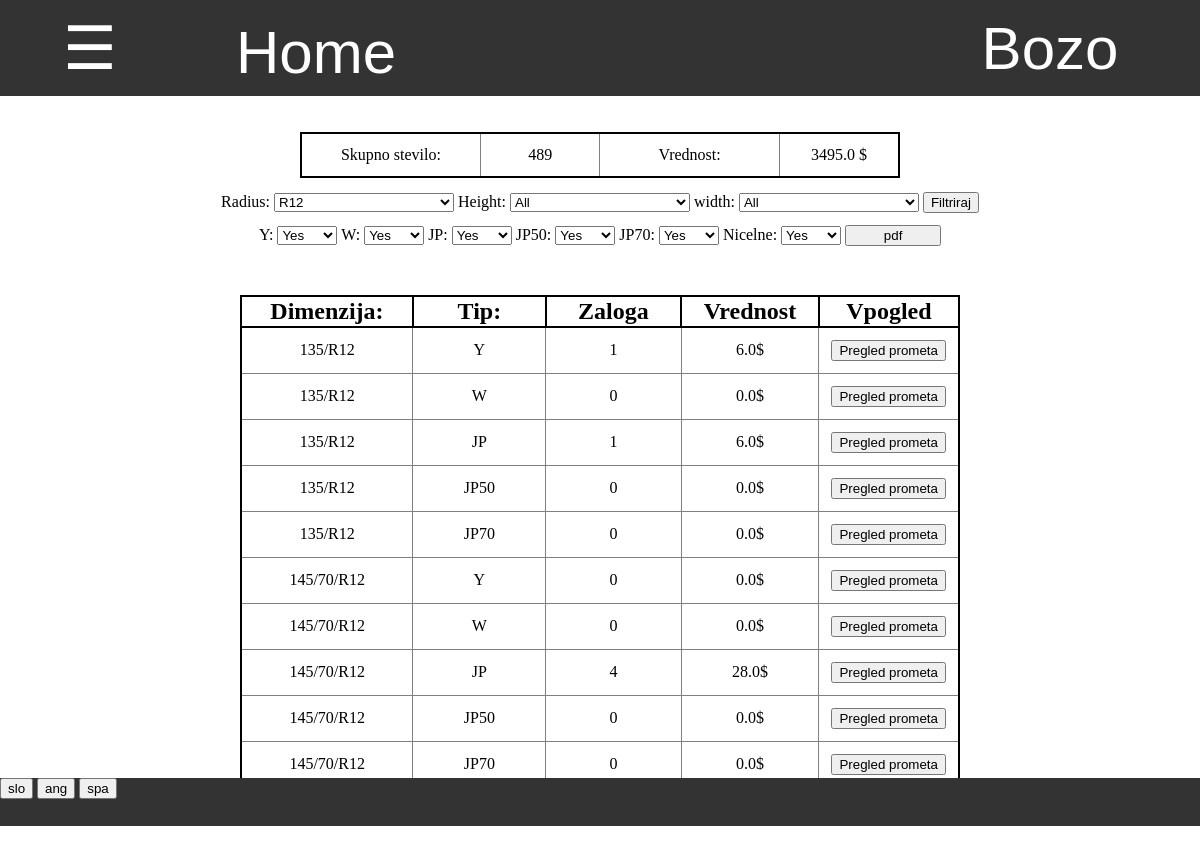
Page /zaloga/1/pregled_zaloge/ (signed in) on the committed database.
### program/models.py (models this page shows, shortened)
class Profil(models.Model):
    user = models.OneToOneField(User,on_delete=models.CASCADE)
    jezik =  models.CharField(default="spa",max_length=3, choices=JEZIKI)
    stranka = models.OneToOneField(Stranka, on_delete=models.CASCADE, default=None, null=True, blank=True)
    celo_ime = models.CharField(default="",max_length=40)
    tip_banke = models.CharField(default="",max_length=40)
    stevilka_racuna = models.CharField(default="",max_length=40)
    telefon = models.CharField(default="",max_length=40)

### zaloga/models.py (models this page shows, shortened)
class Zaloga(models.Model):
    title = models.CharField(default="skladisce", max_length=20)
    tipi_prodaje = models.CharField(default='["vele_prodaja"]', max_length=50)
    tipi_sestavine = models.CharField(default='["Y","W","JP","JP50","JP70"]', max_length=50)
    @property
    def tipi_sestavin(self):
        return json.loads(self.tipi_sestavine)
    @property
    def vrni_razlicne_radiuse(self):
        razlicni_radiusi = []
        for radius in self.sestavina_set.all().values('dimenzija__radius').distinct().order_by('dimenzija__radius'):
            razlicni_radiusi.append(radius['dimenzija__radius'])
        return razlicni_radiusi
    def cenik(self,tip='vele_prodaja'):
        cene = {}
        cenik = self.sestavina_set.all().prefetch_related('cena_set').filter(cena__prodaja=tip).values(
            'dimenzija__dimenzija',
            'pk',
            'cena',
            'cena__tip',
            'cena__cena')
        for cena in cenik:
            dimenzija = cena['dimenzija__dimenzija']
            tip = cena['cena__tip']
            cena = cena['cena__cena']
            if dimenzija in cene:
                if not tip in cene[dimenzija]:
                    cene[dimenzija].update({tip:float(cena)})
            else:
                    cene.update({dimenzija:{tip:float(cena)}})
        return cene

class Sestavina(models.Model):
    zaloga = models.ForeignKey(Zaloga,default=1, on_delete=models.CASCADE)
    dimenzija = models.ForeignKey(Dimenzija, on_delete=models.CASCADE)
    Y = models.IntegerField(default = 0)
    W = models.IntegerField(default = 0)
    JP = models.IntegerField(default = 0)
    JP50 = models.IntegerField(default = 0)
    JP70 = models.IntegerField(default = 0)
    zaklep_zaloge = models.DateField(default=datetime(year=2019,month=12,day=6))
    stanja_zaklepa = models.CharField(default="{'Y':0,'W':0,'JP':0,'JP50':0,'JP70':0}", max_length=50)
    class Meta:
        ordering = ['zaloga','dimenzija']

### zaloga/my_views/zaloga_views.py (the view, shortened to what this page needs)
# urls.py: path('<int:zaloga>/pregled_zaloge/', zaloga_views.pregled_zaloge, name='pregled_zaloge'),
@login_required
def pregled_zaloge(request,zaloga):
    if request.method == "GET":
        zaloga = Zaloga.objects.get(pk = zaloga)
        sestavine = zaloga.sestavina_set.all()
        radius = request.GET.get('radius','R12')
        height = request.GET.get('height','all')
        width = request.GET.get('width', 'all')
        if radius != "all":
            sestavine = sestavine.filter(dimenzija__radius=radius)
        if height != "all":
            sestavine = sestavine.filter(dimenzija__height=height)
        if width != "all":
            if "C" in width:
                width = width.replace('C','')
                sestavine = sestavine.filter(dimenzija__width=width, dimenzija__special = True)
            else:
                sestavine = sestavine.filter(dimenzija__width=width, dimenzija__special = False)
        cenik = zaloga.cenik('vele_prodaja')
        nicelne = request.GET.get('nicelne','true')
        tipi = []
        for tip in zaloga.tipi_sestavin:
            if request.GET.get(tip,"true") == "true":
                tipi.append(tip)
        sestavine = sestavine.values(
            'dimenzija__dimenzija',
            'pk',
            'Y',
            'W',
            'JP',
            'JP50',
            'JP70',
        )
        cene = {}
        skupno = 0
        vrednost = 0
        for sestavina in sestavine:
            dimenzija = sestavina['dimenzija__dimenzija']
            for tip in tipi:
                stevilo = sestavina[tip]
                cena = cenik[dimenzija][tip]
                skupno += stevilo
                vrednost += cena * stevilo
                if dimenzija in cene:
                    if not tip in cene[dimenzija]:
                        cene[dimenzija].update({tip:stevilo * cena})
                else:
                    cene.update({dimenzija:{tip:stevilo * cena}})
        slovar = {
            'zaloga':zaloga,
            'sestavine':sestavine,
            'tipi':tipi,
            'radius':radius,
            'height':height,
            'width':width,
            'skupno':skupno,
            'nicelne': nicelne,
            'cene':cene,
            'vrednost':vrednost
        }
        return pokazi_stran(request, 'zaloga/zaloga.html', slovar)

### program/models.py (called while the page is built)
    @property
    def vrni_jezike(self):
        return JEZIKI

    @property
    def vrni_dimenzije(self):
        return Dimenzija.objects.all().values_list('dimenzija','radius','height','width','special')

### request_funkcije.py (called while the page is built)
def vrni_slovar(request):
    with open('slovar.json') as dat:
        slovar = json.load(dat)
    return slovar

def pokazi_stran(request, html, baze={}):
    je_stranka = False
    program = Program.objects.first()
    zaloga = Zaloga.objects.first()
    if request.user.profil.stranka != None:
        je_stranka = True
    slovar = {'je_stranka':je_stranka,'program':program,'slovar':vrni_slovar(request),'jezik':request.user.profil.jezik}
    slovar.update(baze)
    if not 'zaloga' in baze:
        slovar.update({'zaloga':zaloga})
    slovar.update({'zaloga_pk':slovar['zaloga'].pk})
    return render(request, html, slovar)

### zaloga/templatetags/zaloga_exstras.py (called while the page is built)
@register.filter
def keyvalue(dict, key):
    return dict[key]

### zaloga/templates/zaloga/zaloga.html (shortened to what this page needs)
{% extends 'program/base.html' %}
{% load zaloga_exstras %}
{% block content %}
    <div style="margin-top:3%;display:inline-block;width:50%" >
        <table class="tabela_vnosov">
            <tr>
                <td width="30%"> {{slovar|keyvalue:'Skupno stevilo'|keyvalue:jezik}}: </td>
                <td width="20%"> {{skupno}} </td>
                <td width="30%"> {{slovar|keyvalue:'Vrednost'|keyvalue:jezik}}: </td>
                <td width="20%"> {{vrednost}} $</td>
            </tr>
        </table>
    </div>
    <div class="filter">
        <div style="display:block">
            <form id="filter" action="{% url 'pregled_zaloge' zaloga.pk %}" method="GET">
                {% include "program/dinamic_select.html" %}
                <input type="submit" value="{{slovar|keyvalue:'Filtriraj'|keyvalue:jezik}}">
            </form>
        </div>
        <div style="display:block;margin-top:1%">
            {% for tip in zaloga.tipi_sestavin %}
                {{tip}}:
                <select style="width:5%" form="filter" name="{{tip}}">
                    {% if tip in tipi %}
                        <option value="true" selected> Yes </option>
                    {% else %}
                        <option value="true"> Yes </option>
                        <option value="false" selected> No </option>
                    {% endif %}
                </select>
            {% endfor %}
            Nicelne:
            <select form="filter" name="nicelne" style="width:5%">
                {% if nicelne == "true" %}
                    <option value="true"> Yes </option>
                {% else %}
                    <option value="true"> Yes </option>
                    <option value="false" selected> No </option>
                {% endif %}
            </select>
            <form style="display:inline-block;width:8%" action="{% url 'pdf_zaloge' zaloga_pk %}" method="GET">
                <input style="width:100%"type="submit" value="pdf">
            </form>
        </div>
    </div>
    <div class="table">
        <table class="tabela_vnosov" >
            <tr class="header">
                <th width="25%">
                    {{slovar|keyvalue:'Dimenzija'|keyvalue:jezik}}:
                </th>
                <th width="20%" class="tip">
                    {{slovar|keyvalue:'Tip'|keyvalue:jezik}}:
                </th>
                <th width="20%" class="total">
                    {{slovar|keyvalue:'Zaloga'|keyvalue:jezik}}
                </th>
                <th width="20%" class="total">
                    {{slovar|keyvalue:'Vrednost'|keyvalue:jezik}}
                </th>
                {% if perms.zaloga.view_sprememba %}
                <th width="15%" class="vpogled">
                    {{slovar|keyvalue:'Vpogled'|keyvalue:jezik}}
                </th>
                {% endif %}
            </tr>
                {% for sestavina in sestavine %}
                    {% for tip in tipi %}
                        <tr class="vrstica vrstica_{{tip}}">
                            <td> {{sestavina.dimenzija__dimenzija}} </td>
                            <td> {{ tip }} </td>
                            <td> {{sestavina|keyvalue:tip}} </td>
                            <td> {{cene|keyvalue:sestavina.dimenzija__dimenzija|keyvalue:tip}}$</td>
                            <td>
                                <form action="{% url 'pregled_prometa' tip sestavina.pk %}" method="GET">
                                    <input type="submit" value="{{slovar|keyvalue:'Pregled prometa'|keyvalue:jezik}}">
                                </form>
                            </td>
                        </tr>
                    {% endfor %}
                {% endfor %}
        </table>
    </div>
{% endblock %}

### program/templates/css/navbar.html (shortened to what this page needs)
{% load zaloga_exstras %}
<div id="navbar" class="navbar">
    {% if je_stranka %}
        <div style="display:inline-block;width:28%"><a href="{% url 'stranka_pregled_narocil' %}" style="width:100%"> Pregled narocil </a></div>
        <div style="display:inline-block;width:22%"><a href="{% url 'stranka_zgodovina' %}" style="width:100%"> Zgodovina </a></div>
        <a style="width:15%" href="/">Home</a>
    {% else %}
        <button onclick="odpri()" class="nav" style="width:15%"> ☰ </button>
        <a style="width:20%" href="/">Home</a>
    {% endif %}
    <div class="racun dropdown" id="racun">
        <button class="dropbtn" >{{ user.get_username }}
        </button>
    </div>
</div>

### program/templates/program/dinamic_select.html (shortened to what this page needs)
        Radius:
            <select id='radius' name="radius" onchange="SpremeniRadius()">
                {% for rad in zaloga.vrni_razlicne_radiuse %}
                    {% if rad == radius %}
                        <option value="{{rad}}" selected> {{rad}} </option>
                    {% else %}
                        <option value="{{rad}}"> {{rad}} </option>
                    {% endif %}
                {% endfor %}
            </select>
            Height:
            <select id="height" name="height" onchange="SpremeniHeight()">
                <option value="all"> All </option>
            </select>
            width:
            <select id="width" name="width" onchange="SpremeniWidth()">
                <option value="all"> All </option>
            </select>

### program/static/css/footer.css (style rules this page uses)
div { margin: 0%; padding: 0%; }
div input { margin: 0%; }
div form { margin:0%; padding: 0% }

### program/templates/program/base.html (style rules this page uses)
body { margin: 0%; padding: 0%; overflow:hidden; }
div { margin: 0%; padding: 0%; }

### program/templates/css/tabele.html (style rules this page uses)
table.tabela_vnosov { width:100%; border-spacing:0; border: 2px solid black; border-collapse: collapse; padding:0.5%; table-layout:"fixed" }
table.tabela_vnosov th { border: 2px solid black; border-collapse: collapse; font-size: 150%; }
table.tabela_vnosov td { font-size: 100%; text-align: center; border: 1px solid grey; padding: 1vmin; border-collapse: collapse; }

### program/templates/css/navbar.html (style rules this page uses)
.navbar { overflow: hidden; background-color: #333; font-family: Arial; height:12% }
.navbar a { float: left; font-size: 5vmin; color: white; text-align: center; padding: 18px 16px; text-decoration:none; height:100%; }
.navbar .dropdown, .nav { float: left; height:100%; width:100%; margin:0; overflow:hidden; }
.navbar .dropdown .dropbtn, .nav { font-size: 5vmin; border: none; outline: none; color: white; padding: 12px 16px; width:100%; height:100%; background-color: inherit; font-family: inherit; margin: 0; }
.navbar .racun { float:right; width:300px; overflow:hidden }

### zaloga/templates/zaloga/zaloga.html (style rules this page uses)
select { width:15%; }
div.filter { display:block; margin-top:1.2%; width:100%; text-align:center; height:15%; }
div.table { display:block; position:relative; width:60%; left:20%; margin-bottom:4%; }

### rows in the picture
Profil: jezik "Skupno stevilo", jezik "Vrednost", jezik "Filtriraj", jezik "Dimenzija", jezik "Tip", jezik "Zaloga", jezik "Vpogled", tipi "Pregled prometa" "Pregled prometa" "Pregled prometa" "Pregled prometa" "Pregled prometa" "Pregled prometa" "Pregled prometa" "Pregled prometa" "Pregled prometa" "Pregled prometa"
Zaloga: radius "R12"
Sestavina: dimenzija__dimenzija "135/R12" "135/R12" "135/R12" "135/R12" "135/R12", tipi "Y" "W" "JP" "JP50" "JP70", tipi "1" "0" "1" "0" "0", tipi "6.0" "0.0" "6.0" "0.0" "0.0"
Sestavina: dimenzija__dimenzija "145/70/R12" "145/70/R12" "145/70/R12" "145/70/R12" "145/70/R12", tipi "Y" "W" "JP" "JP50" "JP70", tipi "0" "0" "4" "0" "0", tipi "0.0" "0.0" "28.0" "0.0" "0.0"

### other values in the picture
{{ user.get_username }} "Bozo"
{{ skupno }} "489"
{{ vrednost }} "3495.0"
{{ tip }} "Y" "W" "JP" "JP50" "JP70"
